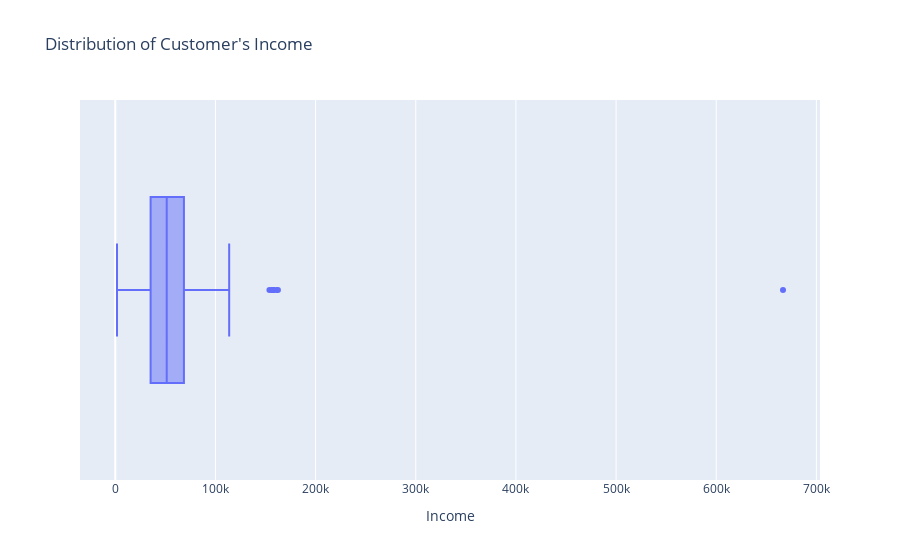

Source (notebook cell):
### Code cell
px.box(df, 'Income', title='Distribution of Customer\'s Income')

### Figure 1 — Plotly figure (JSON) as saved in the notebook; plotly's stock layout.template omitted (floating-point values rounded to 4 significant figures; data arrays with more than 128 entries replaced by an {"elided": "..."} marker saying what was removed)
{"data": [{"alignmentgroup": "True", "hovertemplate": "Income=%{x}<extra></extra>", "legendgroup": "", "marker": {"color": "#636efa"}, "name": "", "notched": false, "offsetgroup": "", "orientation": "h", "showlegend": false, "type": "box", "x": {"elided": "2216 int values"}, "x0": " ", "xaxis": "x", "y0": " ", "yaxis": "y"}], "layout": {"boxmode": "group", "legend": {"tracegroupgap": 0}, "title": {"text": "Distribution of Customer's Income"}, "xaxis": {"anchor": "y", "domain": [0, 1], "title": {"text": "Income"}}, "yaxis": {"anchor": "x", "domain": [0, 1]}}}
